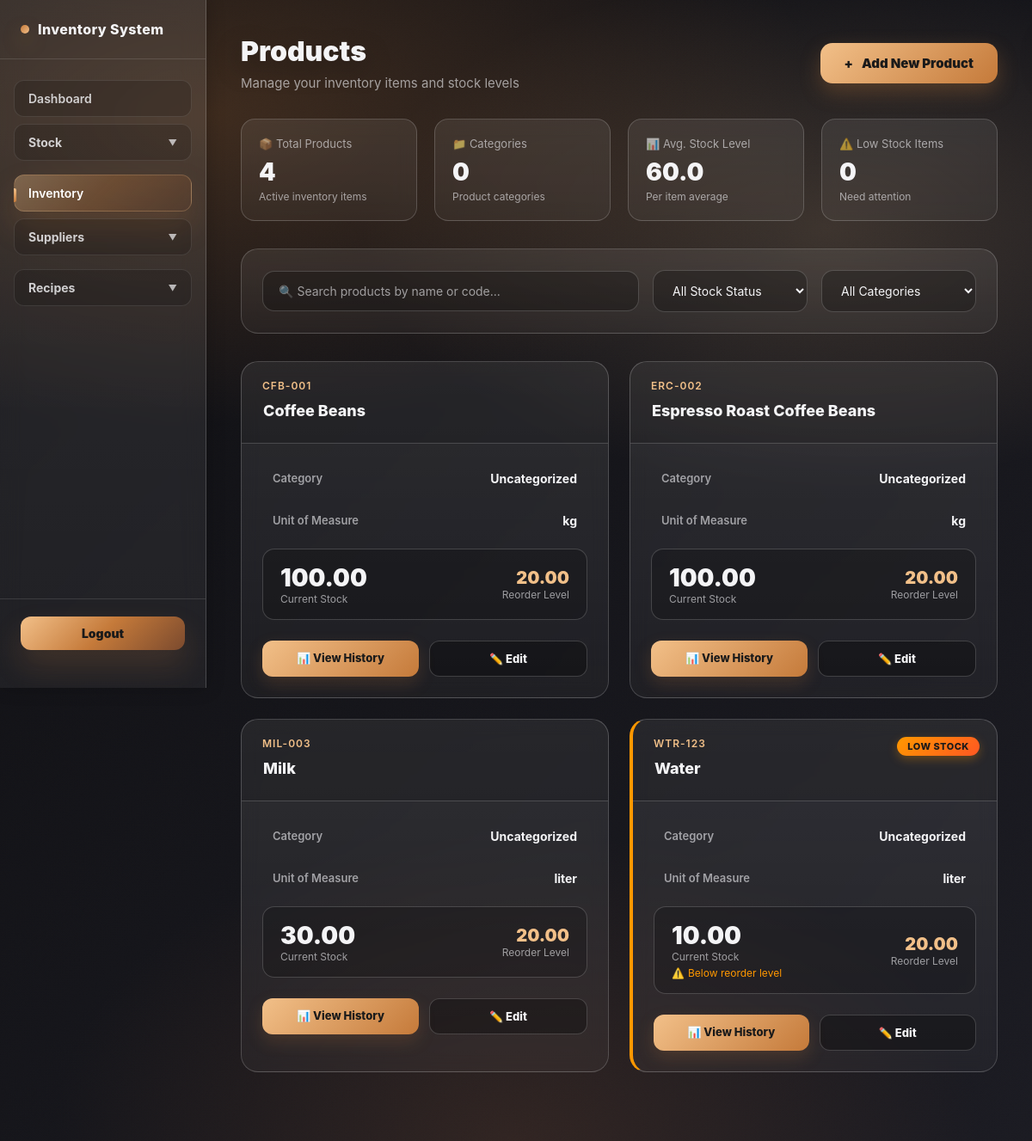
The page /items.php (signed in) on the database its author committed.
### tables this page shows
CREATE TABLE `items` (
  `id` int(11) NOT NULL,
  `item_code` varchar(50) NOT NULL,
  `item_name` varchar(200) NOT NULL,
  `category_id` int(11) DEFAULT NULL,
  `unit_of_measure` varchar(20) NOT NULL,
  `current_stock` decimal(10,2) DEFAULT 0.00,
  `min_stock_level` decimal(10,2) DEFAULT 10.00,
  `reorder_level` decimal(10,2) DEFAULT 20.00,
  `unit_cost` decimal(10,2) DEFAULT 0.00,
  `storage_location` enum('bar','stockroom','kitchen') DEFAULT 'stockroom',
  `expiry_date` date DEFAULT NULL,
  `is_active` tinyint(1) DEFAULT 1,
  `created_at` timestamp NOT NULL DEFAULT current_timestamp()
);

### config/functions.php (called while the page is built, shortened)
<?php
function getAllItems($conn) {
    return $conn->query("
        SELECT items.*, categories.category_name
        FROM items
        LEFT JOIN categories ON items.category_id = categories.id
        WHERE items.is_active = 1
    ");
}

### items.php (the view, shortened to what this page needs)
<?php
include "config/db.php";
include "config/functions.php";
$items = getAllItems($conn);
?>
<!DOCTYPE html>
<html lang="en">
<head>
</head>
<body>
    <div class="noise"></div>
    <nav class="side-nav">
        <a href="dashboard.php" class="nav-brand">Inventory System</a>
        <div class="nav-links">
            <div class="nav-item">
                <a href="dashboard.php">Dashboard</a>
            </div>
            <div class="nav-item nav-dropdown">
                <div class="nav-dropdown-toggle">Stock</div>
            </div>
            <div class="nav-item active">
                <a href="items.php">Inventory</a>
            </div>
            <div class="nav-item nav-dropdown">
                <div class="nav-dropdown-toggle">Suppliers</div>
            </div>
            <div class="nav-item nav-dropdown">
                <div class="nav-dropdown-toggle">Recipes</div>
            </div>
        </div>
        <div class="nav-actions">
            <a href="auth/logout.php" class="logout-btn">Logout</a>
        </div>
    </nav>
    <main class="main-content">
        <div class="page-header">
            <div class="header-left">
                <h1>Products</h1>
                <p>Manage your inventory items and stock levels</p>
            </div>
            <a href="add_item.php" class="add-product-btn">
                <span>+</span>
                Add New Product
            </a>
        </div>
        <?php
        $totalProducts = $conn->query("SELECT COUNT(*) as count FROM items WHERE is_active = 1")->fetch_assoc()['count'];
        $totalCategories = $conn->query("SELECT COUNT(*) as count FROM categories")->fetch_assoc()['count'];
        $avgStock = $conn->query("SELECT AVG(current_stock) as avg FROM items WHERE is_active = 1")->fetch_assoc()['avg'];
        ?>
        <div class="stats-row">
            <div class="stat-item">
                <div class="stat-label">📦 Total Products</div>
                <div class="stat-number"><?= $totalProducts ?></div>
                <div class="stat-note">Active inventory items</div>
            </div>
            <div class="stat-item">
                <div class="stat-label">📁 Categories</div>
                <div class="stat-number"><?= $totalCategories ?></div>
                <div class="stat-note">Product categories</div>
            </div>
            <div class="stat-item">
                <div class="stat-label">📊 Avg. Stock Level</div>
                <div class="stat-number"><?= number_format($avgStock ?? 0, 1) ?></div>
                <div class="stat-note">Per item average</div>
            </div>
            <div class="stat-item">
                <div class="stat-label">⚠️ Low Stock Items</div>
                <div class="stat-number"><?= $lowStock ?? 0 ?></div>
                <div class="stat-note">Need attention</div>
            </div>
        </div>
        <div class="search-bar">
            <div class="search-container">
                <input type="text"
                       placeholder="🔍 Search products by name or code..."
                       class="search-input"
                       id="searchInput">
                <select class="filter-select" id="stockFilter">
                    <option value="">All Stock Status</option>
                </select>
                <select class="filter-select" id="categoryFilter">
                    <option value="">All Categories</option>
                </select>
            </div>
        </div>
        <?php if ($items->num_rows > 0): ?>
            <div class="products-grid" id="productsGrid">
                <?php while ($row = $items->fetch_assoc()):
                    $isLowStock = $row['current_stock'] <= $row['reorder_level'] && $row['current_stock'] > 0;
                    $isOutStock = $row['current_stock'] == 0;
                ?>
                <div class="product-card <?= $isLowStock ? 'low-stock' : '' ?> <?= $isOutStock ? 'out-of-stock' : '' ?>"
                     data-item-id="<?= $row['id'] ?>"
                     data-stock="<?= $row['current_stock'] ?>"
                     data-reorder="<?= $row['reorder_level'] ?>"
                     data-category="<?= $row['category_id'] ?>">
                    <div class="product-card-header">
                        <div class="product-code">
                            <?= htmlspecialchars($row['item_code']) ?>
                        </div>
                        <div class="product-name editable"
                             data-field="item_name"
                             data-value="<?= htmlspecialchars($row['item_name']) ?>">
                            <?= htmlspecialchars($row['item_name']) ?>
                        </div>
                        <?php if ($isLowStock): ?>
                            <div class="low-stock-badge">Low Stock</div>
                        <?php elseif ($isOutStock): ?>
                            <div class="low-stock-badge" style="background: linear-gradient(135deg, var(--danger), #d32f2f);">Out of Stock</div>
                        <?php endif; ?>
                    </div>
                    <div class="product-card-body">
                        <div class="product-detail">
                            <span class="detail-label">Category</span>
                            <span class="detail-value"><?= htmlspecialchars($row['category_name'] ?? 'Uncategorized') ?></span>
                        </div>
                        <div class="product-detail editable"
                             data-field="unit_of_measure"
                             data-value="<?= htmlspecialchars($row['unit_of_measure']) ?>">
                            <span class="detail-label">Unit of Measure</span>
                            <span class="detail-value"><?= htmlspecialchars($row['unit_of_measure']) ?></span>
                        </div>
                        <div class="stock-info">
                            <div>
                                <div class="stock-value"><?= number_format($row['current_stock'], 2) ?></div>
                                <div class="stock-label">Current Stock</div>
                                <?php if ($isLowStock): ?>
                                    <div class="stock-warning">
                                        <span>⚠️</span> Below reorder level
                                    </div>
                                <?php endif; ?>
                            </div>
                            <div style="text-align: right;">
                                <div class="stock-value" style="font-size: 20px; color: var(--accent3);">
                                    <span class="editable"
                                          data-field="reorder_level"
                                          data-value="<?= $row['reorder_level'] ?>">
                                        <?= $row['reorder_level'] ?>
                                    </span>
                                </div>
                                <div class="stock-label">Reorder Level</div>
                            </div>
                        </div>
                    </div>
                    <div class="product-card-footer">
                        <a href="item_history.php?item_id=<?= $row['id'] ?>"
                           class="card-btn primary">
                            📊 View History
                        </a>
                        <button class="card-btn secondary edit-trigger-btn"
                                data-item-id="<?= $row['id'] ?>">
                            ✏️ Edit
                        </button>
                    </div>
                </div>
                <?php endwhile; ?>
            </div>
        <?php endif; ?>
    </main>
</body>
</html>

### rows shown on the page
items: item_code "CFB-001", item_name "Coffee Beans", category_name "Uncategorized", unit_of_measure "kg", current_stock "100.00", reorder_level "20.00"
items: item_code "ERC-002", item_name "Espresso Roast Coffee Beans", category_name "Uncategorized", unit_of_measure "kg", current_stock "100.00", reorder_level "20.00"
items: item_code "MIL-003", item_name "Milk", category_name "Uncategorized", unit_of_measure "liter", current_stock "30.00", reorder_level "20.00"
items: item_code "WTR-123", item_name "Water", shows "LOW STOCK", category_name "Uncategorized", unit_of_measure "liter", current_stock "10.00", shows "Below reorder level", reorder_level "20.00"

### other values the page prints
$totalProducts "4"
$totalCategories "0"
$avgStock "60.0"
$lowStock "0"
